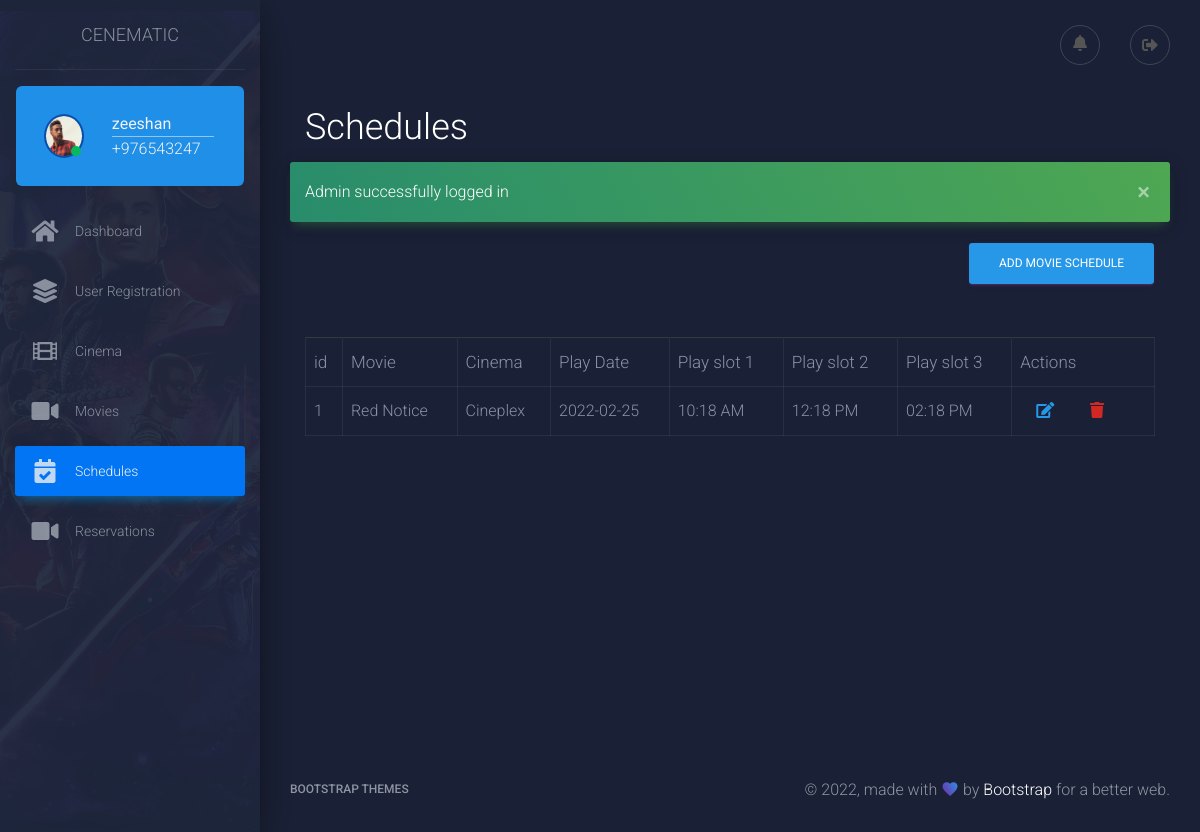
The page /admin/schedule.php (signed in) on the database its author committed.
### tables this page shows
CREATE TABLE `schedules` (
  `id` int(11) NOT NULL,
  `movie_id` int(11) NOT NULL,
  `cinema_id` int(11) NOT NULL,
  `play_date` date NOT NULL,
  `play_slot1` time NOT NULL,
  `play_slot2` time NOT NULL,
  `play_slot3` time NOT NULL,
  `price_per_seat` float NOT NULL DEFAULT '0'
);

CREATE TABLE `movies` (
  `id` int(11) NOT NULL,
  `name` text NOT NULL,
  `image` varchar(255) NOT NULL,
  `genre` text NOT NULL,
  `imdb_ratings` float NOT NULL DEFAULT '0',
  `is_upcoming` tinyint(1) NOT NULL DEFAULT '0',
  `release_date` date DEFAULT NULL
);

CREATE TABLE `cinemas` (
  `id` int(11) NOT NULL,
  `name` text,
  `city` text,
  `address` text,
  `seats` int(100) DEFAULT NULL
);

### admin/schedule.php (the view, shortened to what this page needs)
<?php
include __DIR__."./../db.php";
?>
<!doctype html>
<html lang="en">
<head>
    <link rel="stylesheet" href="https://maxcdn.bootstrapcdn.com/font-awesome/latest/css/font-awesome.min.css">
    <link href="../assets/lib/font-awesome-icons/css/all.min.css" rel="stylesheet" />
    <link href="../assets/css/material-dashboard.css?v=2.1.0" rel="stylesheet" />
    <link href="../assets/css/custom.css" type="text/css" rel="stylesheet" />
    <link href="../assets/css/admin.css" type="text/css" rel="stylesheet" />
</head>
<body class="dark-edition">
<div class="wrapper ">
    <div class="sidebar" data-color="primary" data-background-color="black" data-image="./../assets/img/sidebar-5.jpg">
        <?php include "./layout/partials/sidebar.php";?>
    </div>
    <div class="main-panel">
        <?php include "./layout/partials/header.php";?>
        <div class="content">
            <div class="container-fluid">
                <div class="row mx-0">
                    <div class="col-12 text-white">
                        <h2>Schedules</h2>
                    </div>
                </div>
                <?php
                if(isset($_SESSION['messages'])){
                    $msgs = unserialize($_SESSION['messages']);
                    foreach($msgs as $msg){
                        ?>
                        <p class="alert alert-success alert-dismissible fade show"><?php echo $msg ?>
                            <button type="button" class="close" data-dismiss="alert" aria-label="Close">
                                <span aria-hidden="true">&times;</span>
                            </button></p>
                    <?php }}
                ?>
                <div class="row mx-0">
                    <div class="col-12 text-right">
                        <a href="add-new-schedule.php" class="btn btn-primary">Add Movie Schedule</a>
                    </div>
                </div>
                <?php
                $sql="SELECT schedules.id AS ID, play_slot1, play_slot2, play_slot3, play_date, movies.name AS movie_name, cinemas.name AS cinema_name FROM ((schedules INNER JOIN movies ON schedules.movie_id=movies.id) LEFT JOIN cinemas ON schedules.cinema_id=cinemas.id)";
                $result=$conn->query($sql);
                    ?>
                <div class="row m-0 mt-5">
                    <div class="col-12">
                        <table class="table table-responsive-sm table-bordered">
                            <thead >
                            <tr class="border-top  border-dark">
                                <th>id</th>
                                <th>Movie</th>
                                <th>Cinema</th>
                                <th>Play Date</th>
                                <th>Play slot 1</th>
                                <th>Play slot 2</th>
                                <th>Play slot 3</th>
                                <th>Actions</th>
                            </tr>
                            </thead>
                            <tbody>
                            <?php
                            while($schedule=$result->fetch_object()){
                                ?>
                                <tr>
                                    <td><?php echo $schedule->ID ?></td>
                                    <td><?php echo $schedule->movie_name ?></td>
                                    <td><?php echo $schedule->cinema_name ?></td>
                                    <td><?= date("Y-m-d", strtotime($schedule->play_date)) ?></td>
                                    <td><?= date("h:i A", strtotime($schedule->play_slot1)) ?></td>
                                    <td><?= date("h:i A", strtotime($schedule->play_slot2))  ?></td>
                                    <td><?= date("h:i A", strtotime($schedule->play_slot3)) ?></td>
                                 <td >
                                        <a href="./edit-schedule.php?id=<?php echo $schedule->ID ?>" class="mx-3 text-primary"><i class="fa fa-edit"></i></a>
                                        <a href="#"  class="mx-3 text-danger" data-toggle="modal" data-target="#deleteScheduleModal-<?php echo $schedule->ID ?>"><i class="fa fa-trash"></i></a>
                                    </td>
                                </tr>
                                <?php
                          }
                            ?>
                            </tbody>
                        </table>
                    </div>
                </div>
            </div>
        </div>
        <?php include "./layout/partials/footer.php";?>
    </div>
</div>
</body>
</html>

### rows shown on the page
schedules: id "1", movie.name "Red Notice", cinema.name "Cineplex", play_date "2022-02-25", play_slot1 "10:18 AM", play_slot2 "12:18 PM", play_slot3 "02:18 PM"

### other values the page prints
$admin['name'] "zeeshan"
$msg "Admin successfully logged in"
